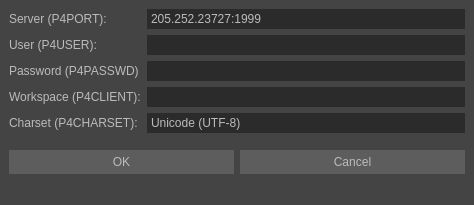
<?xml version="1.0" encoding="UTF-8"?>
<ui version="4.0">
 <class>MainWindow</class>
 <widget class="QMainWindow" name="MainWindow">
  <property name="geometry">
   <rect>
    <x>0</x>
    <y>0</y>
    <width>474</width>
    <height>205</height>
   </rect>
  </property>
  <property name="sizePolicy">
   <sizepolicy hsizetype="Fixed" vsizetype="Fixed">
    <horstretch>0</horstretch>
    <verstretch>0</verstretch>
   </sizepolicy>
  </property>
  <property name="minimumSize">
   <size>
    <width>474</width>
    <height>205</height>
   </size>
  </property>
  <property name="maximumSize">
   <size>
    <width>474</width>
    <height>205</height>
   </size>
  </property>
  <property name="windowTitle">
   <string>Perforce Config</string>
  </property>
  <property name="styleSheet">
   <string notr="true">QHeaderView::section 
{
 	background: qlineargradient(x1:0, y1:0, x2:0, y2:1, stop:0 #fff, stop:1 #333);
	color: #333;
	height: 1.54em;
}

QMainWindow#MainWindow * 
{
	color: rgb(187,187,187);
    background: rgb(68,68,68);
}

QMainWindow#MainWindow
{
    color: rgb(187,187,187);
	background: rgb(68,68,68);
	/*border: 0;*/
}

QMenuBar 
{
	color: rgb(187,187,187);
}
QMenuBar::item 
{
 	background: transparent;
 	color: rgb(187,187,187);
 	/*border: 0;*/
}

QMenuBar::item:selected 
{
	background: rgb(82,133,166);

}
QMenu::item:selected 
{
	background: rgb(82,133,166);
}</string>
  </property>
  <widget class="QWidget" name="centralwidget">
   <property name="styleSheet">
    <string notr="true">QWidget
{
	color:  rgb(187, 187, 187);
	background-color: rgb(68, 68, 68);
}

QLineEdit
{
	border: none;
	border-width: 2px;
	color:  rgb(187, 187, 187);
	background-color: rgb(43, 43, 43);
	padding: 2px;	
}

QPlainTextEdit
{
	border: none;
	color:  rgb(187, 187, 187);
	background-color: rgb(43, 43, 43);
}

QPushButton
{
	border-style: outset;
	color:  rgb(187, 187, 187);
	background-color: rgb(93, 93, 93);
	padding: 5px;
}

QPushButton:hover
{
   background-color: rgb(112, 112, 112);
}</string>
   </property>
   <layout class="QGridLayout" name="gridLayout">
    <item row="0" column="0">
     <layout class="QVBoxLayout" name="verticalLayout">
      <item>
       <layout class="QFormLayout" name="formLayout">
        <item row="0" column="0">
         <widget class="QLabel" name="l_server">
          <property name="font">
           <font>
            <family>Microsoft Sans Serif</family>
           </font>
          </property>
          <property name="text">
           <string>Server (P4PORT):</string>
          </property>
         </widget>
        </item>
        <item row="0" column="1">
         <widget class="QLineEdit" name="s_pPort">
          <property name="font">
           <font>
            <family>Microsoft Sans Serif</family>
           </font>
          </property>
          <property name="text">
           <string>205.252.23727:1999</string>
          </property>
          <property name="readOnly">
           <bool>true</bool>
          </property>
         </widget>
        </item>
        <item row="1" column="0">
         <widget class="QLabel" name="l_user">
          <property name="font">
           <font>
            <family>Microsoft Sans Serif</family>
           </font>
          </property>
          <property name="text">
           <string>User (P4USER):</string>
          </property>
         </widget>
        </item>
        <item row="1" column="1">
         <widget class="QLineEdit" name="s_pUser">
          <property name="font">
           <font>
            <family>Microsoft Sans Serif</family>
           </font>
          </property>
         </widget>
        </item>
        <item row="3" column="0">
         <widget class="QLabel" name="l_client">
          <property name="font">
           <font>
            <family>Microsoft Sans Serif</family>
           </font>
          </property>
          <property name="text">
           <string>Workspace (P4CLIENT):</string>
          </property>
         </widget>
        </item>
        <item row="3" column="1">
         <widget class="QLineEdit" name="s_pClient">
          <property name="font">
           <font>
            <family>Microsoft Sans Serif</family>
           </font>
          </property>
         </widget>
        </item>
        <item row="4" column="0">
         <widget class="QLabel" name="l_charSet">
          <property name="font">
           <font>
            <family>Microsoft Sans Serif</family>
           </font>
          </property>
          <property name="text">
           <string>Charset (P4CHARSET):</string>
          </property>
         </widget>
        </item>
        <item row="4" column="1">
         <widget class="QLineEdit" name="s_pCharSet">
          <property name="font">
           <font>
            <family>Microsoft Sans Serif</family>
           </font>
          </property>
          <property name="text">
           <string>Unicode (UTF-8)</string>
          </property>
          <property name="readOnly">
           <bool>true</bool>
          </property>
         </widget>
        </item>
        <item row="2" column="0">
         <widget class="QLabel" name="l_passwd">
          <property name="font">
           <font>
            <family>Microsoft Sans Serif</family>
           </font>
          </property>
          <property name="text">
           <string>Password (P4PASSWD)</string>
          </property>
         </widget>
        </item>
        <item row="2" column="1">
         <widget class="QLineEdit" name="s_pPasswd">
          <property name="font">
           <font>
            <family>Microsoft Sans Serif</family>
           </font>
          </property>
          <property name="echoMode">
           <enum>QLineEdit::PasswordEchoOnEdit</enum>
          </property>
         </widget>
        </item>
       </layout>
      </item>
      <item>
       <layout class="QHBoxLayout" name="horizontalLayout">
        <item>
         <widget class="QPushButton" name="btn_ok">
          <property name="font">
           <font>
            <family>Microsoft Sans Serif</family>
           </font>
          </property>
          <property name="text">
           <string>OK</string>
          </property>
         </widget>
        </item>
        <item>
         <widget class="QPushButton" name="btn_cancel">
          <property name="font">
           <font>
            <family>Microsoft Sans Serif</family>
           </font>
          </property>
          <property name="text">
           <string>Cancel</string>
          </property>
         </widget>
        </item>
       </layout>
      </item>
     </layout>
    </item>
   </layout>
  </widget>
  <widget class="QStatusBar" name="statusbar"/>
 </widget>
 <resources/>
 <connections/>
</ui>
